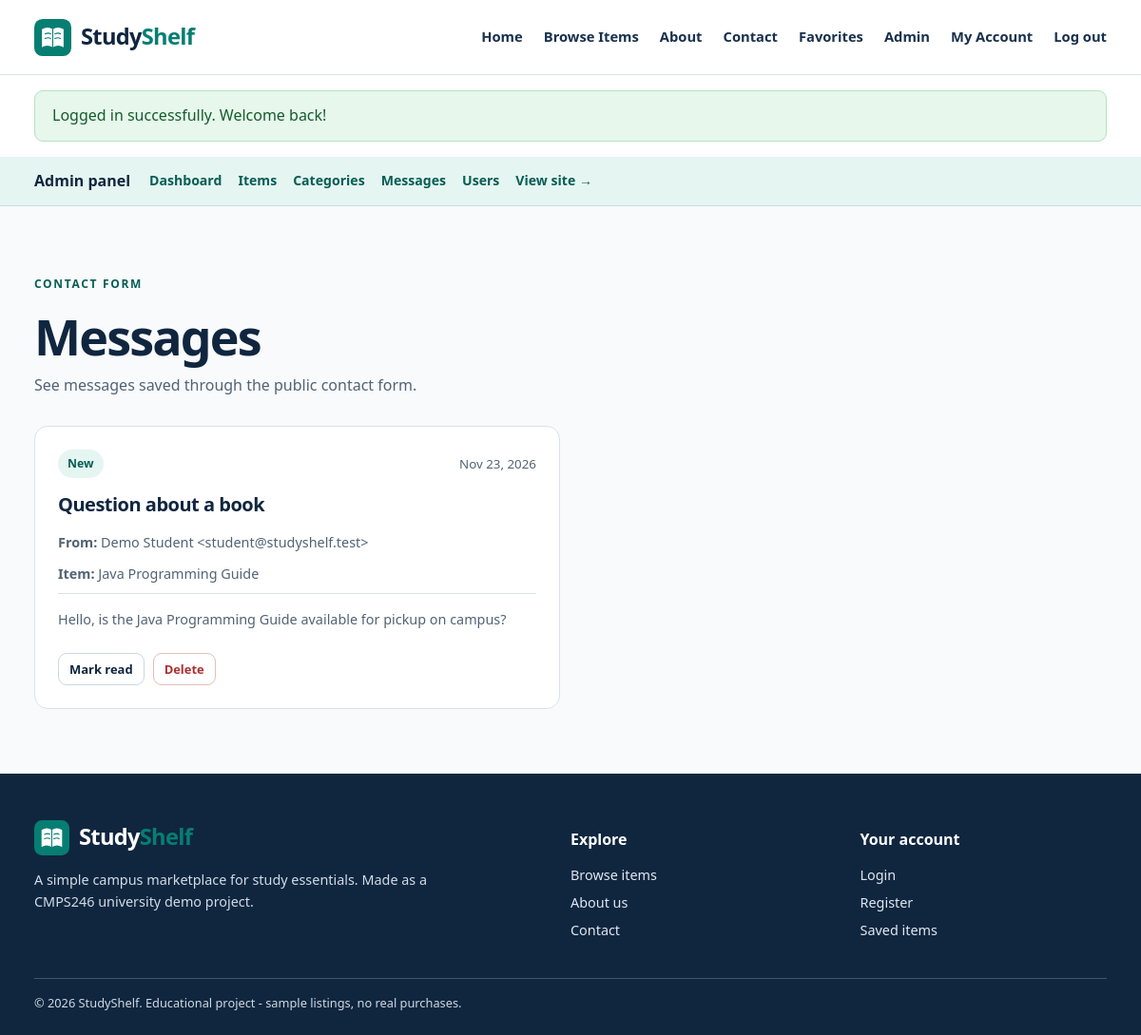
Page /admin/messages.php (signed in) on the committed database.
### tables this page shows
CREATE TABLE messages (
    id INT AUTO_INCREMENT PRIMARY KEY,
    user_id INT NULL,
    item_id INT NULL,
    sender_name VARCHAR(100) NOT NULL,
    sender_email VARCHAR(150) NOT NULL,
    subject VARCHAR(160) NOT NULL,
    message TEXT NOT NULL,
    status ENUM('New', 'Read') NOT NULL DEFAULT 'New',
    created_at TIMESTAMP DEFAULT CURRENT_TIMESTAMP,
    CONSTRAINT fk_messages_user FOREIGN KEY (user_id) REFERENCES users(id)
        ON UPDATE CASCADE ON DELETE SET NULL,
    CONSTRAINT fk_messages_item FOREIGN KEY (item_id) REFERENCES items(id)
        ON UPDATE CASCADE ON DELETE SET NULL,
    INDEX idx_messages_status (status)
);

CREATE TABLE items (
    id INT AUTO_INCREMENT PRIMARY KEY,
    category_id INT NOT NULL,
    created_by INT NOT NULL,
    title VARCHAR(140) NOT NULL,
    description TEXT NOT NULL,
    price DECIMAL(9,2) NOT NULL,
    item_condition ENUM('New', 'Like New', 'Good', 'Fair') NOT NULL DEFAULT 'Good',
    image_file VARCHAR(80) NOT NULL DEFAULT 'book-blue.svg',
    is_available TINYINT(1) NOT NULL DEFAULT 1,
    created_at TIMESTAMP DEFAULT CURRENT_TIMESTAMP,
    CONSTRAINT fk_items_category FOREIGN KEY (category_id) REFERENCES categories(id)
        ON UPDATE CASCADE ON DELETE RESTRICT,
    CONSTRAINT fk_items_user FOREIGN KEY (created_by) REFERENCES users(id)
        ON UPDATE CASCADE ON DELETE RESTRICT,
    CONSTRAINT check_items_price CHECK (price >= 0),
    INDEX idx_items_category (category_id),
    INDEX idx_items_available (is_available),
    INDEX idx_items_title (title)
);

### config/database.php (called while the page is built, shortened)
<?php
function db(): PDO
{
    try {
        $dsn = 'mysql:host=' . DB_HOST . ';port=' . DB_PORT . ';dbname=' . DB_NAME . ';charset=utf8mb4';
        $connection = new PDO($dsn, DB_USER, DB_PASS, [
            PDO::ATTR_ERRMODE => PDO::ERRMODE_EXCEPTION,
            PDO::ATTR_DEFAULT_FETCH_MODE => PDO::FETCH_ASSOC,
            PDO::ATTR_EMULATE_PREPARES => false
        ]);
        return $connection;
    } catch (PDOException $exception) {
        http_response_code(500);
        exit('Database connection failed. Please import database/studyshelf.sql and check config/database.php.');
    }
}

### includes/functions.php (called while the page is built, shortened)
<?php
function e(?string $text): string
{
    return htmlspecialchars($text ?? '', ENT_QUOTES | ENT_SUBSTITUTE, 'UTF-8');
}
function url(string $path = ''): string
{
    return BASE_URL . ltrim($path, '/');
}

### admin/messages.php (the view, shortened to what this page needs)
<?php
$messages = db()->query('SELECT m.*, i.title AS item_title FROM messages m LEFT JOIN items i ON i.id = m.item_id ORDER BY m.created_at DESC, m.id DESC')->fetchAll();
require __DIR__ . '/../includes/header.php';
require __DIR__ . '/../includes/admin_nav.php';
?>
<section class="section admin-section"><div class="container"><div class="section-top"><div><span class="eyebrow">CONTACT FORM</span><h1>Messages</h1><p>See messages saved through the public contact form.</p></div></div>
<div class="messages-grid"><?php foreach ($messages as $msg): ?><article class="message-card"><div class="message-top"><span class="pill"><?= e($msg['status']) ?></span><small><?= e(date('M j, Y', strtotime($msg['created_at']))) ?></small></div><h2><?= e($msg['subject']) ?></h2><p><strong>From:</strong> <?= e($msg['sender_name']) ?> &lt;<?= e($msg['sender_email']) ?>&gt;</p><?php if ($msg['item_title']): ?><p><strong>Item:</strong> <?= e($msg['item_title']) ?></p><?php endif; ?><p class="message-content"><?= nl2br(e($msg['message'])) ?></p><div class="form-actions"><?php if ($msg['status'] === 'New'): ?><form method="post" action="<?= e(url('admin/messages.php')) ?>"><?= csrf_field() ?><input type="hidden" name="id" value="<?= (int)$msg['id'] ?>"><input type="hidden" name="action" value="read"><button class="btn btn-small btn-outline" type="submit">Mark read</button></form><?php endif; ?><form method="post" action="<?= e(url('admin/messages.php')) ?>" data-confirm="Delete this message?"><?= csrf_field() ?><input type="hidden" name="id" value="<?= (int)$msg['id'] ?>"><input type="hidden" name="action" value="delete"><button class="btn btn-small btn-danger" type="submit">Delete</button></form></div></article><?php endforeach; ?></div>
</div></section>
<?php require __DIR__ . '/../includes/footer.php'; ?>

### assets/css/style.css (style rules this page uses)
:root { --navy: #18314d; --navy-dark: #10263f; --teal: #077e72; --teal-dark: #075d55; --mint: #e5f5f1; --cream: #fffaf0; --page: #ffffff; --pale: #f5f8fc; --text: #1e2d3b; --muted: #526375; --border: #d9e2eb; --danger: #ab3030; --radius: 14px; --shadow: 0 8px 30px rgba(23, 47, 72, .07); }
*, *::before, *::after { box-sizing: border-box; }
html { scroll-behavior: smooth; }
body { margin: 0; color: var(--text); background: var(--page); font: 16px/1.6 "Segoe UI", Tahoma, Arial, sans-serif; }
button, input, select, textarea { font: inherit; }
button { cursor: pointer; }
.container { width: 94%; max-width: 1140px; margin: 0 auto; }
h1, h2, h3, p { margin-top: 0; }
h1, h2, h3 { color: var(--navy-dark); line-height: 1.22; }
h1 { font-size: 3.25rem; letter-spacing: -.035em; }
h2 { font-size: 2.1rem; letter-spacing: -.025em; }
p { color: var(--muted); }
.eyebrow { color: var(--teal-dark); display: inline-block; font-size: .75rem; font-weight: 800; letter-spacing: .14em; margin-bottom: 14px; }
.section { padding: 68px 0; }
.section-top { display: flex; justify-content: space-between; gap: 20px; align-items: end; margin-bottom: 30px; }
.section-top h1, .section-top h2 { margin-bottom: 7px; }
.section-top p { margin-bottom: 0; }
.btn { display: inline-flex; align-items: center; justify-content: center; gap: 8px; border: 2px solid transparent; border-radius: 9px; padding: 11px 21px; min-height: 45px; font-size: .95rem; font-weight: 750; text-align: center; text-decoration: none; transition: background .15s, transform .15s; }
.btn-outline { background: #fff; color: var(--navy-dark); border-color: #cbd7e1; }
.btn-danger { background: #fff; color: var(--danger); border: 1px solid #e4bdbd; }
.btn-small { font-size: .81rem; padding: 6px 11px; min-height: 33px; border-width: 1px; }
.pill { font-size: .77rem; font-weight: 750; border-radius: 999px; background: var(--mint); color: var(--teal-dark); padding: 5px 10px; }
.form-actions { display: flex; flex-wrap: wrap; align-items: center; gap: 9px; margin-top: 24px; }
.admin-section { background: #f8fafc; min-height: 50vh; }
.messages-grid { display: grid; grid-template-columns: repeat(2, 1fr); gap: 22px; }
.message-card { padding: 24px; border: 1px solid var(--border); border-radius: 14px; background: #fff; }
.message-top { display: flex; justify-content: space-between; align-items: center; }
.message-top small { color: var(--muted); }
.message-card h2 { font-size: 1.25rem; margin: 16px 0; }
.message-card > p { margin-bottom: 9px; font-size: .9rem; overflow-wrap: anywhere; }
.message-content { border-top: 1px solid var(--border); padding-top: 15px; }

### rows in the picture
messages: status "New", created_at "Nov 23, 2026", subject "Question about a book", sender_name "Demo Student", sender_email "student@studyshelf.test", item.title "Java Programming Guide", message "Hello, is the Java Programming Guide available for pickup on campus?"

### other values in the picture
$flash_message['message'] "Logged in successfully. Welcome back!"
